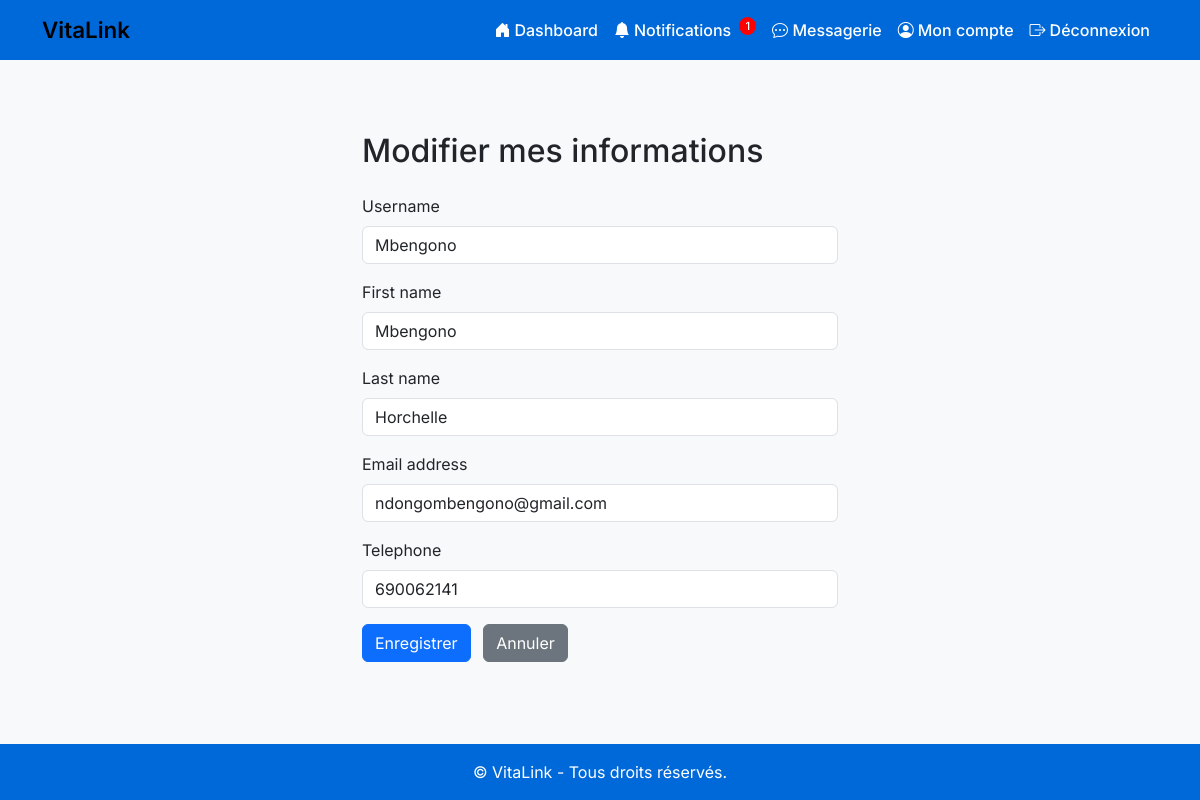
The page /account/edit/ (signed in) on the database its author committed.
### accounts/models.py (models this page shows)
class CustomUser(AbstractUser):
    ROLE_CHOICES = [
        ('patient', 'Patient'),
        ('medecin', 'Médecin'),
        ('admin', 'Administrateur'),
    ]
    role = models.CharField(max_length=10, choices=ROLE_CHOICES, default='patient')
    telephone = models.CharField(max_length=22, default='')
    date_created = models.DateTimeField(auto_now_add=True)  # <- Ajout

### accounts/views.py (the view)
# urls.py: path('account/edit/', edit_account_view, name='edit_account'),
@login_required
def edit_account_view(request):
    if request.method == 'POST':
        form = EditAccountForm(request.POST, instance=request.user)
        if form.is_valid():
            form.save()
            return redirect('account')
    else:
        form = EditAccountForm(instance=request.user)
    return render(request, 'accounts/edit_account.html', {'form': form})

### accounts/forms.py
class EditAccountForm(forms.ModelForm):
    class Meta:
        model = CustomUser
        fields = ['username', 'first_name', 'last_name', 'email', 'telephone']

### accounts/context_processors.py (called while the page is built)
def profil_incomplet_notification(request):
    if not request.user.is_authenticated:
        return {}
    user = request.user
    now = timezone.now()
    if user.date_created + timedelta(hours=24) > now:
        return {}
    if user.role == 'patient' and not hasattr(user, 'patientprofile'):
        return {'show_profil_notification': True, 'profil_url': 'completer_profil_patient'}
    if user.role == 'medecin' and not hasattr(user, 'doctorprofile'):
        return {'show_profil_notification': True, 'profil_url': 'completer_profil_medecin'}
    return {}

### accounts/templatetags/form_tags.py (called while the page is built)
@register.filter(name='add_class')
def add_class(field, css_class):
    return field.as_widget(attrs={"class": css_class})

### templates/accounts/edit_account.html (shortened to what this page needs)
{% extends 'base.html' %}
{% load static %}
{% load form_tags %}
{% block content %}
<div class="container mt-5" style="max-width: 500px;">
    <h2 class="mb-4">Modifier mes informations</h2>
    <form method="post" novalidate>
        {% for field in form %}
            <div class="mb-3">
                <label for="{{ field.id_for_label }}" class="form-label">{{ field.label }}</label>
                {{ field|add_class:"form-control" }}
            </div>
        {% endfor %}
        <button type="submit" class="btn btn-primary">Enregistrer</button>
        <a href="{% url 'account' %}" class="btn btn-secondary ms-2">Annuler</a>
    </form>
</div>
{% endblock %}

### templates/base.html (style rules this page uses)
body { font-family: 'Inter', sans-serif; background-color: #f8f9fa; }

### rows shown on the page
CustomUser: form "Mbengono" "Mbengono" "Horchelle" "ndongombengono@gmail.com" "690062141"

### other values the page prints
{{ nb_notifications_non_lues }} "1"
{{ field.label }} "Username" "First name" "Last name" "Email address" "Telephone"
